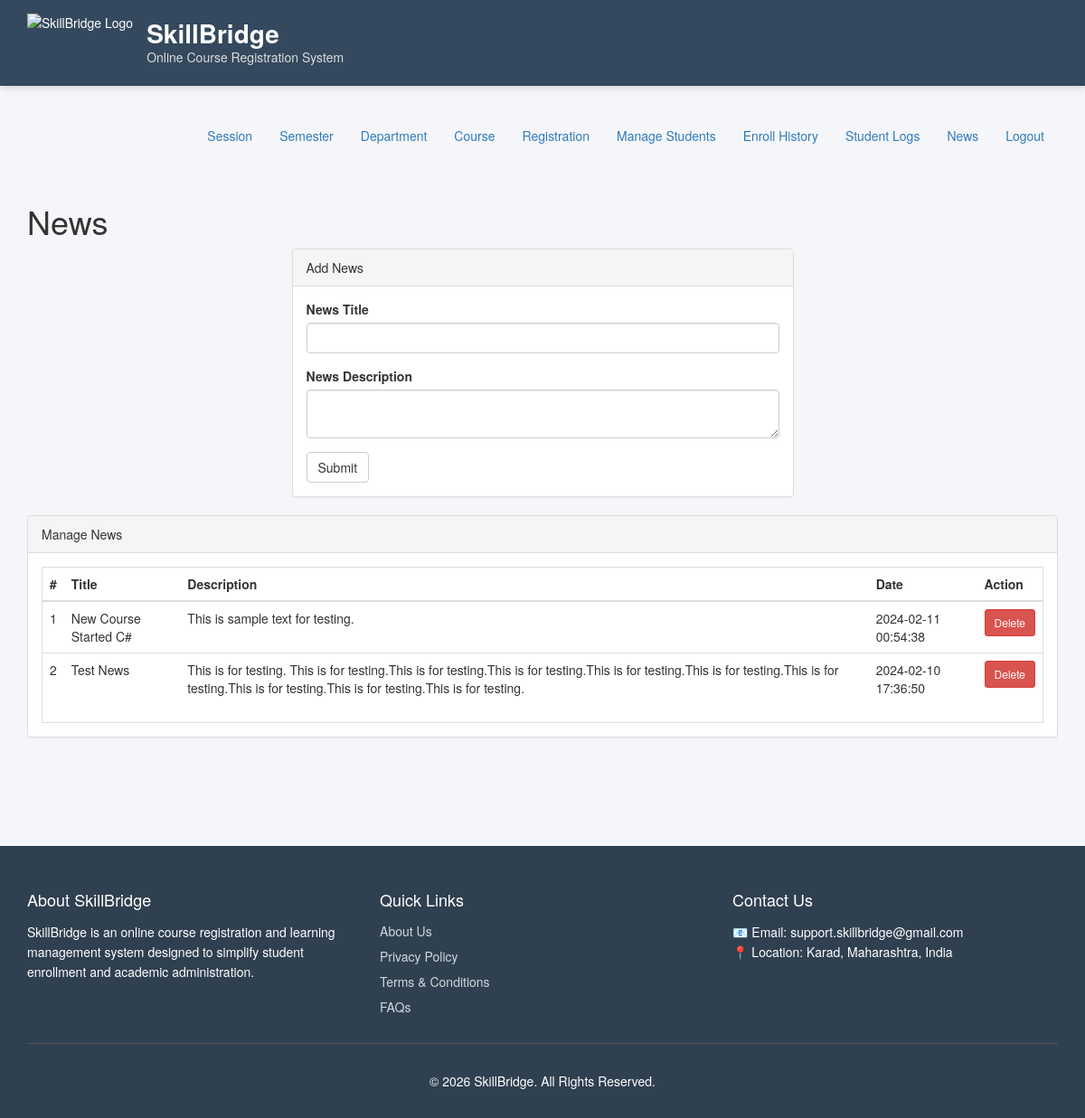
The app's page /admin/news.php (signed in) with its own data.
### tables this page shows
CREATE TABLE `news` (
  `id` int(11) NOT NULL,
  `newstitle` varchar(255) DEFAULT NULL,
  `newsDescription` mediumtext DEFAULT NULL,
  `postingDate` timestamp NULL DEFAULT current_timestamp()
);

### admin/news.php (the view, shortened to what this page needs)
<?php
include('includes/config.php');
?>
<!DOCTYPE html>
<html>
<head>
    <link href="../assets/css/bootstrap.css" rel="stylesheet">
    <link href="../assets/css/font-awesome.css" rel="stylesheet">
    <link href="../assets/css/style.css" rel="stylesheet">
</head>
<body>
<?php include('includes/header.php'); ?>
<?php include('includes/menubar.php'); ?>
<div class="content-wrapper">
<div class="container">
<div class="row">
    <div class="col-md-12">
        <h1 class="page-head-line">News</h1>
    </div>
</div>
<div class="row">
<div class="col-md-3"></div>
<div class="col-md-6">
<div class="panel panel-default">
<div class="panel-heading">Add News</div>
<div class="panel-body">
<form method="post">
<div class="form-group">
<label>News Title</label>
<input type="text" name="newstitle" class="form-control" required>
</div>
<div class="form-group">
<label>News Description</label>
<textarea name="description" class="form-control" required></textarea>
</div>
<button type="submit" name="submit" class="btn btn-default">Submit</button>
</form>
</div>
</div>
</div>
</div>
<div class="row">
<div class="col-md-12">
<div class="panel panel-default">
<div class="panel-heading">Manage News</div>
<div class="panel-body">
<div class="table-responsive table-bordered">
<table class="table">
<thead>
<tr>
    <th>#</th>
    <th>Title</th>
    <th>Description</th>
    <th>Date</th>
    <th>Action</th>
</tr>
</thead>
<tbody>
<?php
$sql = mysqli_query($con, "SELECT * FROM news ORDER BY postingDate DESC");
$cnt = 1;
if (mysqli_num_rows($sql) > 0) {
    while ($row = mysqli_fetch_assoc($sql)) {
?>
<tr>
    <td><?php echo $cnt; ?></td>
    <td><?php echo htmlentities($row['newstitle']); ?></td>
    <td><?php echo htmlentities($row['newsDescription']); ?></td>
    <td><?php echo htmlentities($row['postingDate']); ?></td>
    <td>
        <a href="news.php?id=<?php echo $row['id']; ?>&del=1"
           onclick="return confirm('Delete this news?');">
            <button class="btn btn-danger btn-sm">Delete</button>
        </a>
    </td>
</tr>
<?php
        $cnt++;
    }
} else {
    echo "<tr><td colspan='5' align='center'>No news found</td></tr>";
}
?>
</tbody>
</table>
</div>
</div>
</div>
</div>
</div>
</div>
</div>
<?php include('includes/footer.php'); ?>
</body>
</html>

### assets/css/style.css (style rules this page uses)
h1, h2, h3 { color:#333; }

### admin/includes/header.php (style rules this page uses)
body { background:#f4f6f9; margin:0; padding:0; }
.content-wrapper { min-height:550px; padding:30px 0; }

### records on screen
news: newstitle "New Course Started C#", newsDescription "This is sample text for testing.", postingDate "2024-02-11 00:54:38"
news: newstitle "Test News", newsDescription "This is for testing. This is for testing.This is for testing.This is for testing.This is for testing.This is for testing.This is for testing.This is for testing.This is for testing.This is for testing.", postingDate "2024-02-10 17:36:50"
